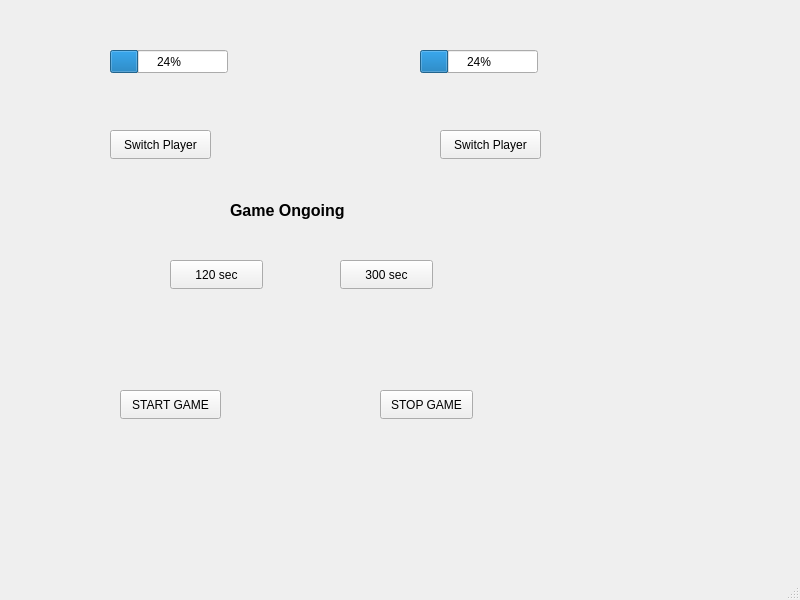
<?xml version="1.0" encoding="UTF-8"?>
<ui version="4.0">
 <class>MainWindow</class>
 <widget class="QMainWindow" name="MainWindow">
  <property name="geometry">
   <rect>
    <x>0</x>
    <y>0</y>
    <width>800</width>
    <height>600</height>
   </rect>
  </property>
  <property name="windowTitle">
   <string>MainWindow</string>
  </property>
  <widget class="QWidget" name="centralwidget">
   <widget class="QProgressBar" name="progressBar">
    <property name="geometry">
     <rect>
      <x>110</x>
      <y>50</y>
      <width>118</width>
      <height>23</height>
     </rect>
    </property>
    <property name="value">
     <number>24</number>
    </property>
   </widget>
   <widget class="QPushButton" name="switchP1">
    <property name="geometry">
     <rect>
      <x>110</x>
      <y>130</y>
      <width>101</width>
      <height>29</height>
     </rect>
    </property>
    <property name="text">
     <string>Switch Player</string>
    </property>
    <property name="autoDefault">
     <bool>false</bool>
    </property>
   </widget>
   <widget class="QProgressBar" name="progressBar_2">
    <property name="geometry">
     <rect>
      <x>420</x>
      <y>50</y>
      <width>118</width>
      <height>23</height>
     </rect>
    </property>
    <property name="value">
     <number>24</number>
    </property>
   </widget>
   <widget class="QPushButton" name="switchP2">
    <property name="geometry">
     <rect>
      <x>440</x>
      <y>130</y>
      <width>101</width>
      <height>29</height>
     </rect>
    </property>
    <property name="text">
     <string>Switch Player</string>
    </property>
   </widget>
   <widget class="QPushButton" name="time120">
    <property name="geometry">
     <rect>
      <x>170</x>
      <y>260</y>
      <width>93</width>
      <height>29</height>
     </rect>
    </property>
    <property name="text">
     <string>120 sec</string>
    </property>
   </widget>
   <widget class="QPushButton" name="time300">
    <property name="geometry">
     <rect>
      <x>340</x>
      <y>260</y>
      <width>93</width>
      <height>29</height>
     </rect>
    </property>
    <property name="text">
     <string>300 sec</string>
    </property>
   </widget>
   <widget class="QPushButton" name="startGame">
    <property name="geometry">
     <rect>
      <x>120</x>
      <y>390</y>
      <width>101</width>
      <height>29</height>
     </rect>
    </property>
    <property name="text">
     <string>START GAME</string>
    </property>
   </widget>
   <widget class="QPushButton" name="stopGame">
    <property name="geometry">
     <rect>
      <x>380</x>
      <y>390</y>
      <width>93</width>
      <height>29</height>
     </rect>
    </property>
    <property name="text">
     <string>STOP GAME</string>
    </property>
   </widget>
   <widget class="QLabel" name="gameInfoLabel">
    <property name="geometry">
     <rect>
      <x>230</x>
      <y>190</y>
      <width>351</width>
      <height>41</height>
     </rect>
    </property>
    <property name="minimumSize">
     <size>
      <width>0</width>
      <height>21</height>
     </size>
    </property>
    <property name="text">
     <string>&lt;html&gt;&lt;head/&gt;&lt;body&gt;&lt;p&gt;&lt;span style=&quot; font-size:12pt; font-weight:700;&quot;&gt;Game Ongoing&lt;/span&gt;&lt;/p&gt;&lt;/body&gt;&lt;/html&gt;</string>
    </property>
   </widget>
  </widget>
  <widget class="QMenuBar" name="menubar">
   <property name="geometry">
    <rect>
     <x>0</x>
     <y>0</y>
     <width>800</width>
     <height>26</height>
    </rect>
   </property>
  </widget>
  <widget class="QStatusBar" name="statusbar"/>
 </widget>
 <resources/>
 <connections/>
</ui>
